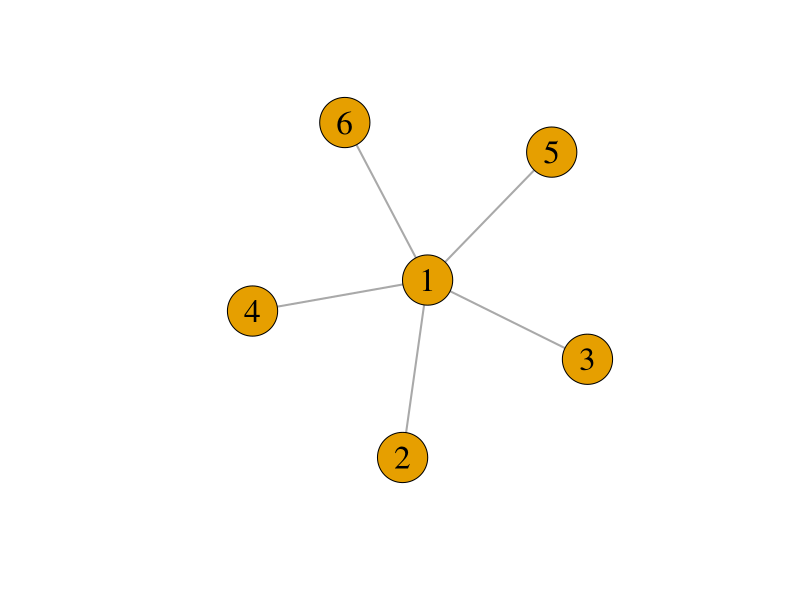
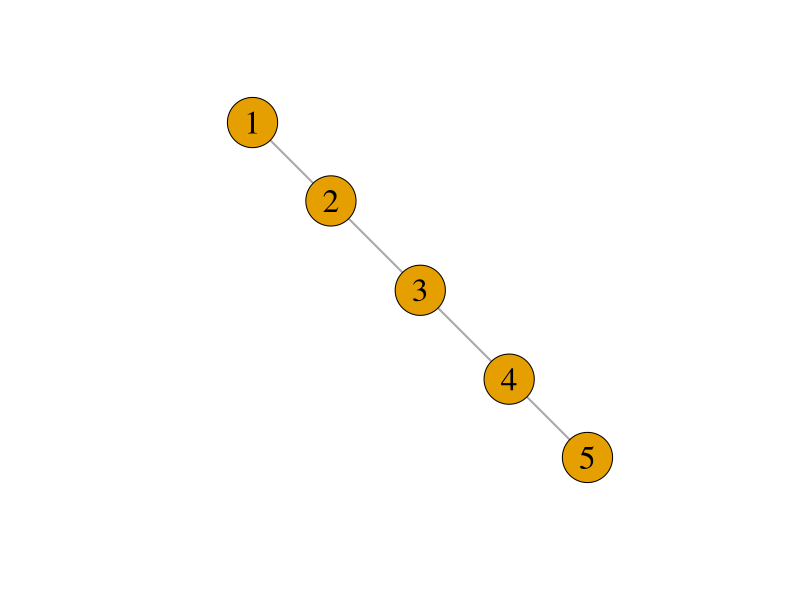
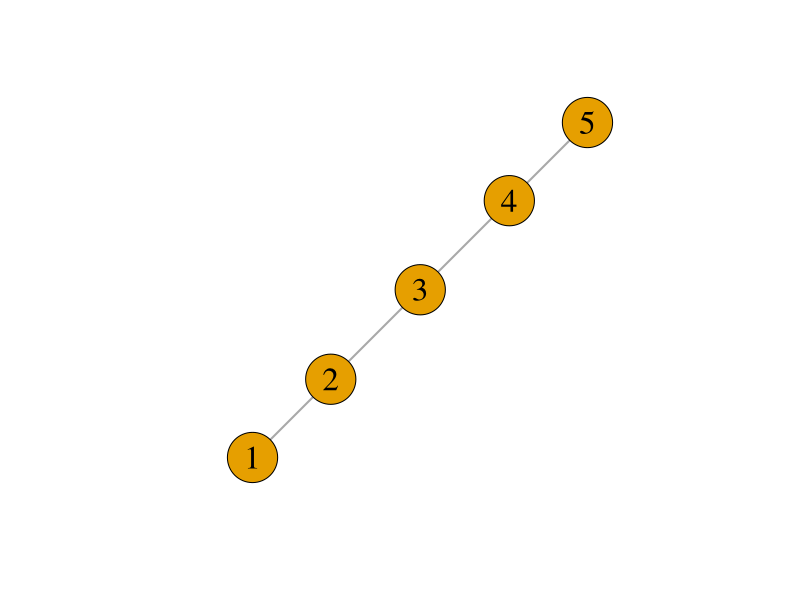
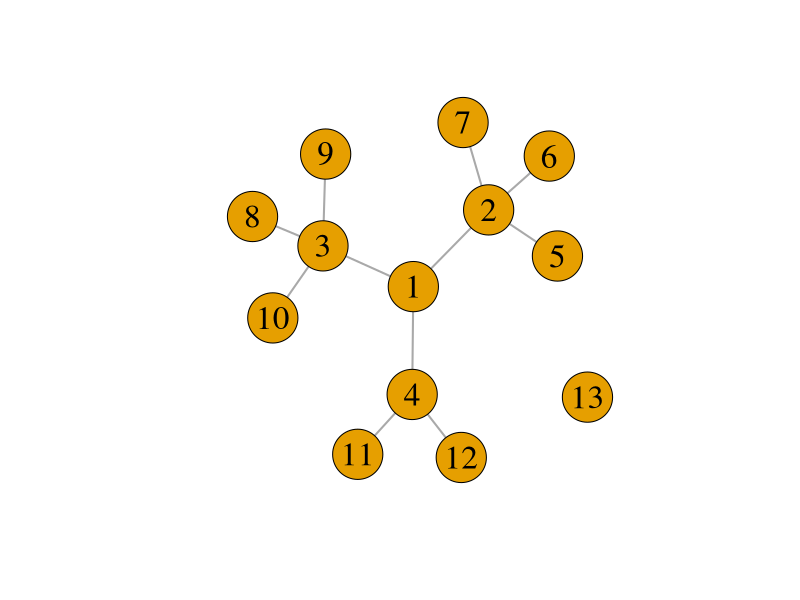

Recreate these plots in R, in order.
#Close windows and clear variables                                                                   
graphics.off()
rm(list = ls(all=TRUE))

# install and load packages
libraries = c("igraph")
lapply(libraries, function(x) if (!(x %in% installed.packages())) {
  install.packages(x)})
lapply(libraries, library, quietly = TRUE, character.only = TRUE)

# Example 1
# plot the network
g1        = graph(edges = c(1,2,1,3,1,4,1,5,1,6), n = 6, directed = FALSE)
plot(g1, vertex.size = 30, vertex.label.cex = 2.0, 
     edge.width = 2, vertex.label.color = "black")

# calculate the centrality measures
# degree centrality
dc1       = degree(g1)
# closeness centrality
cc1       = closeness(g1, normalized = TRUE)
# betweenness centrality
bc1       = betweenness(g1, normalized = TRUE)
# eigenvector centrality
ec1list   = eigen_centrality(g1, scale = FALSE)
ec1       = ec1list$vector


# Example 2
# plot the network
g2        = graph(edges= c(1,2,2,3,3,4,4,5), n = 5, directed = FALSE)
plot(g2, vertex.size = 30, vertex.label.cex = 2.0, 
     edge.width = 2, vertex.label.color="black")

# calculate the centrality measures
# degree centrality
dc2       = degree(g2)
# closeness centrality
cc2       = closeness(g2, normalized = TRUE)
# betweenness centrality
bc2       = betweenness(g2, normalized = TRUE)
# eigenvector centrality
ec2list   = eigen_centrality(g2, scale = FALSE)
ec2       = ec2list$vector

# Example 3
# plot the network
g3        = graph(edges= c(1,2,2,3,3,4,4,5), n = 5, directed = FALSE)
plot(g3, vertex.size = 30, vertex.label.cex = 2.0, 
     edge.width = 2, vertex.label.color = "black")

# calculate the centrality measures
# degree centrality
dc3       = degree(g3)
# closeness centrality
cc3       = closeness(g3, normalized = TRUE)
# betweenness centrality
bc3       = betweenness(g3, normalized = TRUE)
# eigenvector centrality
ec3list   = eigen_centrality(g3, scale = FALSE)
ec3       = ec3list$vector

# Example 4
# plot the network
g4= graph(edges= c(1,2,1,3,1,4, 2,5,2,6,2,7, 3,8,3,9,3,10, 4,11,4,12), n=13, directed = FALSE)
plot(g4, vertex.size =30, vertex.label.cex = 2.0, 
     edge.width = 2, vertex.label.color="black")
# calculate the centrality measures
# degree centrality
dc4       = degree(g4)
# closeness centrality
cc4       = closeness(g4, normalized = TRUE)
# betweenness centrality
bc4       = betweenness(g4, normalized = TRUE)
# eigenvector centrality
ec4list   = eigen_centrality(g4, scale = FALSE)
ec4       = ec4list$vector



